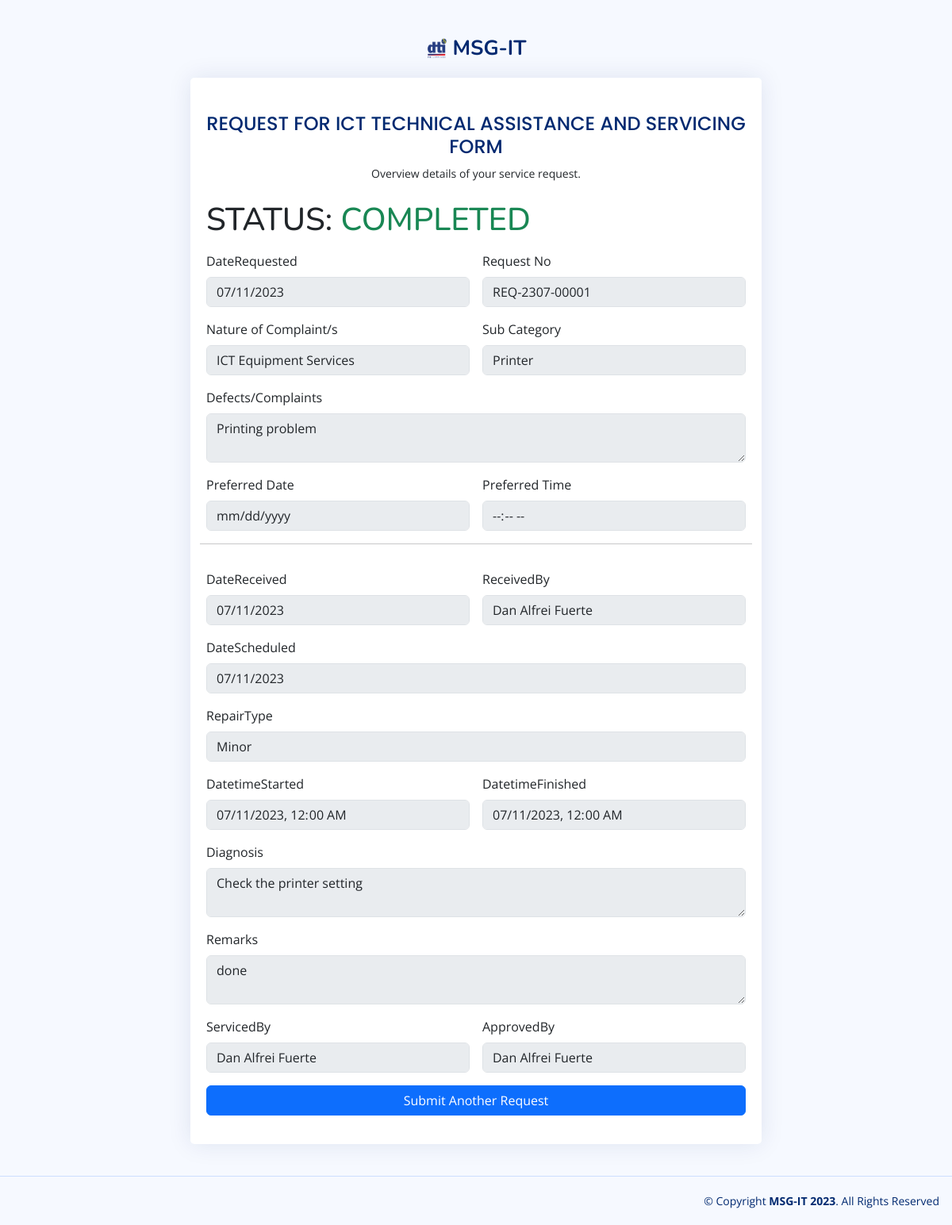
The page /requestserviceview.php?Request=REQ-2307-00001 on the database its author committed.
### tables this page shows
CREATE TABLE `helpdesks` (
  `id` int NOT NULL AUTO_INCREMENT,
  `RequestNo` varchar(45) NOT NULL,
  `FirstName` varchar(45) NOT NULL,
  `LastName` varchar(45) NOT NULL,
  `Email` varchar(45) NOT NULL,
  `DivisionID` int NOT NULL,
  `DateRequested` date NOT NULL,
  `RequestType` enum('ICT Helpdesk','ICT Maintenance') DEFAULT 'ICT Helpdesk',
  `PropertyNo` varchar(45) DEFAULT NULL,
  `CategoryID` int NOT NULL,
  `SubCategoryID` int NOT NULL,
  `Complaints` text NOT NULL,
  `DateReceived` date DEFAULT NULL,
  `ReceivedBy` int DEFAULT NULL,
  `DateScheduled` date DEFAULT NULL,
  `RepairType` enum('Minor','Major') DEFAULT 'Minor',
  `DatetimeStarted` datetime DEFAULT NULL,
  `DatetimeFinished` datetime DEFAULT NULL,
  `Diagnosis` text,
  `Remarks` text,
  `ServicedBy` int DEFAULT NULL,
  `ApprovedBy` int DEFAULT NULL,
  `Status` enum('Pending','On Going','Completed','Denied','Cancelled','Unserviceable') DEFAULT 'Pending',
  `CreatedAt` timestamp NULL DEFAULT CURRENT_TIMESTAMP,
  `UpdatedAt` timestamp NULL DEFAULT CURRENT_TIMESTAMP ON UPDATE CURRENT_TIMESTAMP,
  `DatePreferred` date DEFAULT NULL,
  `TimePreferred` time DEFAULT NULL,
  PRIMARY KEY (`id`),
  UNIQUE KEY `id_UNIQUE` (`id`),
  UNIQUE KEY `RequestNo_UNIQUE` (`RequestNo`)
);

CREATE TABLE `categories` (
  `id` int NOT NULL AUTO_INCREMENT,
  `Category` varchar(45) DEFAULT NULL,
  PRIMARY KEY (`id`)
);

CREATE TABLE `subcategories` (
  `id` int NOT NULL AUTO_INCREMENT,
  `CategoryID` int NOT NULL,
  `SubCategory` varchar(45) DEFAULT NULL,
  PRIMARY KEY (`id`,`CategoryID`)
);

### includes/conn.php (called while the page is built, shortened)
<?php
$website = "MSG-IT";

### requestserviceview.php (the view, shortened to what this page needs)
<?php
require_once "includes/conn.php";
require_once "components/header.php";
if (isset($_GET["Request"])) {
    $query = "SELECT
        h.`id`,
        h.`RequestNo`,
        h.`FirstName`,
        h.`LastName`,
        h.`Email`,
        d.Division as `Division`,
        h.`DateRequested`,
        h.`RequestType`,
        h.`PropertyNo`,
        c.Category as `Category`,
        sc.SubCategory as `SubCategory`,
        h.`Complaints`,
        h.`DateReceived`,
        CONCAT(u1.FirstName, ' ', u1.LastName) as `ReceivedBy`,
        h.`DateScheduled`,
        h.`RepairType`,
        h.`DatetimeStarted`,
        h.`DatetimeFinished`,
        h.`Diagnosis`,
        h.`Remarks`,
        CONCAT(u2.FirstName, ' ', u2.LastName) as `ServicedBy`,
        CONCAT(u3.FirstName, ' ', u3.LastName) as `ApprovedBy`,
        h.`Status`,
        h.`CreatedAt`,
        h.`UpdatedAt`,
        h.`DatePreferred`,
        h.`TimePreferred`
    FROM helpdesks h
        LEFT JOIN divisions d ON h.`DivisionID` = d.id
        LEFT JOIN categories c ON h.`CategoryID` = c.id
        LEFT JOIN subcategories sc ON h.`SubCategoryID` = sc.id
        LEFT JOIN users u1 ON h.`ReceivedBy` = u1.id
        LEFT JOIN users u2 ON h.`ServicedBy` = u2.id
        LEFT JOIN users u3 ON h.`ApprovedBy` = u3.id WHERE RequestNo=?";
    $result = $conn->execute_query($query, [$_GET["Request"]]);
?>
    <?php
    $req = $result->fetch_object();
    ?>
    <main>
        <div class="container">
            <section class="section register min-vh-100 d-flex flex-column align-items-center justify-content-center py-4">
                <div class="container">
                    <div class="row justify-content-center">
                        <div class="col-lg-8 col-md-10 d-flex flex-column align-items-center justify-content-center">
                            <div class="d-flex justify-content-center py-4">
                                <a href="index.html" class="logo d-flex align-items-center w-auto">
                                    <img src="assets/img/logo.png" alt="">
                                    <span class="d--block">
                                        <?= $website ?>
                                    </span>
                                </a>
                            </div>
                            <div class="card mb-3">
                                <div class="card-body">
                                    <div class="pt-4 pb-2">
                                        <h5 class="card-title text-center pb-0 fs-4">REQUEST FOR ICT TECHNICAL ASSISTANCE AND SERVICING FORM</h5>
                                        <p class="text-center small">Overview details of your service request.</p>
                                    </div>
                                    <h1 class="mb-3">STATUS: <?= $req->Status == "Pending" ? "<span class='text-warning'>PENDING</span>" : ($req->Status == "On Going" ? "<span class='text-primary'>ON GOING</span>" : ($req->Status == "Completed" ? "<span class='text-success'>COMPLETED</span>" : ($req->Status == "Denied" ? "<span class='text-danger'>DENIED</span>" : ($req->Status == "Cancelled" ? "<span class='text-secondary'>CANCELLED</span>" : "<span class='text-info'>UNSERVICEABLE</span>")))) ?></h1>
                                    <div class="row g-3">
                                        <div class="col-lg-6">
                                            <label for="DateRequested" class="form-label">DateRequested</label>
                                            <input type="date" class="form-control" id="DateRequested" name="DateRequested" value="<?= $req->DateRequested ?>" disabled>
                                        </div>
                                        <div class="col-lg-6">
                                            <label for="RequestNo" class="form-label">Request No</label>
                                            <input type="text" class="form-control" id="RequestNo" name="RequestNo" value="<?= $req->RequestNo ?>" disabled>
                                        </div>
                                        <div class="col-lg-6">
                                            <label for="CategoryID" class="form-label">Nature of Complaint/s</label>
                                            <input type="text" class="form-control" id="CategoryID" name="CategoryID" value="<?= $req->Category ?>" disabled>
                                        </div>
                                        <div class="col-lg-6">
                                            <label for="SubCategoryID" class="form-label">Sub Category</label>
                                            <input type="text" class="form-control" id="SubCategoryID" name="SubCategoryID" value="<?= $req->SubCategory ?>" disabled>
                                        </div>
                                        <div class="col-lg-12">
                                            <label for="Complaints" class="form-label">Defects/Complaints</label>
                                            <textarea class="form-control" id="Complaints" name="Complaints" disabled><?= $req->Complaints ?></textarea>
                                        </div>
                                        <div class="col-lg-6">
                                            <label for="DatePreferred" class="form-label">Preferred Date</label>
                                            <input type="date" class="form-control" id="DatePreferred" name="DatePreferred" value="<?= $req->DatePreferred ?>" disabled>
                                        </div>
                                        <div class="col-lg-6">
                                            <label for="TimePreferred" class="form-label">Preferred Time</label>
                                            <input type="time" class="form-control" id="TimePreferred" name="TimePreferred" value="<?= $req->TimePreferred ?>" disabled>
                                        </div>
                                        <hr>
                                        <div class="col-lg-6">
                                            <label for="DateReceived" class="form-label">DateReceived</label>
                                            <input type="date" class="form-control" id="DateReceived" name="DateReceived" value="<?= $req->DateReceived ?>" disabled>
                                        </div>
                                        <div class="col-lg-6">
                                            <label for="ReceivedBy" class="form-label">ReceivedBy</label>
                                            <input type="text" class="form-control" id="ReceivedBy" name="ReceivedBy" value="<?= $req->ReceivedBy ?>" disabled>
                                        </div>
                                        <div class="col-lg-12">
                                            <label for="DateScheduled" class="form-label">DateScheduled</label>
                                            <input type="date" class="form-control" id="DateScheduled" name="DateScheduled" value="<?= $req->DateScheduled ?>" disabled>
                                        </div>
                                        <div class="col-lg-12">
                                            <label for="RepairType" class="form-label">RepairType</label>
                                            <input type="text" class="form-control" id="RepairType" name="RepairType" value="<?= $req->RepairType ?>" disabled>
                                        </div>
                                        <div class="col-lg-6">
                                            <label for="DatetimeStarted" class="form-label">DatetimeStarted</label>
                                            <input type="datetime-local" class="form-control" id="DatetimeStarted" name="DatetimeStarted" value="<?= $req->DatetimeStarted ?>" disabled>
                                        </div>
                                        <div class="col-lg-6">
                                            <label for="DatetimeFinished" class="form-label">DatetimeFinished</label>
                                            <input type="datetime-local" class="form-control" id="DatetimeFinished" name="DatetimeFinished" value="<?= $req->DatetimeFinished ?>" disabled>
                                        </div>
                                        <div class="col-lg-12">
                                            <label for="Diagnosis" class="form-label">Diagnosis</label>
                                            <textarea class="form-control" id="Diagnosis" name="Diagnosis" disabled><?= $req->Diagnosis ?></textarea>
                                        </div>
                                        <div class="col-lg-12">
                                            <label for="Remarks" class="form-label">Remarks</label>
                                            <textarea class="form-control" id="Remarks" name="Remarks" disabled><?= $req->Remarks ?></textarea>
                                        </div>
                                        <div class="col-lg-6">
                                            <label for="ServicedBy" class="form-label">ServicedBy</label>
                                            <input type="text" class="form-control" id="ServicedBy" name="ServicedBy" value="<?= $req->ServicedBy ?>" disabled>
                                        </div>
                                        <div class="col-lg-6">
                                            <label for="ApprovedBy" class="form-label">ApprovedBy</label>
                                            <input type="text" class="form-control" id="ApprovedBy" name="ApprovedBy" value="<?= $req->ApprovedBy ?>" disabled>
                                        </div>
                                        <div class="col-lg-12">
                                            <a class="btn btn-primary w-100" href="requestservice.php">Submit Another Request</a>
                                        </div>
                                    </div>
                                </div>
                            </div>
                        </div>
                    </div>
                </div>
            </section>
        </div>
    </main>
<?php
}
require_once "components/footer.php";
?>

### components/header.php (shortened to what this page needs)
<!DOCTYPE html>
<html lang="en">
<head>
  <link href="https://cdn.jsdelivr.net/npm/bootstrap@5.3.2/dist/css/bootstrap.min.css" rel="stylesheet">
  <link href="https://cdn.jsdelivr.net/npm/bootstrap-icons@1.11.1/font/bootstrap-icons.min.css" rel="stylesheet">
  <link href="https://cdn.datatables.net/v/dt/jszip-3.10.1/dt-1.13.8/af-2.6.0/b-2.4.2/b-colvis-2.4.2/b-html5-2.4.2/b-print-2.4.2/cr-1.7.0/date-1.5.1/fc-4.3.0/fh-3.4.0/kt-2.11.0/r-2.5.0/rg-1.4.1/rr-1.4.1/sc-2.3.0/sb-1.6.0/sp-2.2.0/sl-1.7.0/sr-1.3.0/datatables.min.css" rel="stylesheet">
  <link rel="stylesheet" type="text/css" href="https://cdn.jsdelivr.net/npm/daterangepicker/daterangepicker.css" />
  <link href="assets/css/style.css" rel="stylesheet">
</head>
<body>

### components/footer.php (shortened to what this page needs)
<footer class="footer">
    <div class="copyright text-end me-3">
        &copy; Copyright <strong><span><?= $website . " " . date('Y') ?></span></strong>. All Rights Reserved
    </div>
</footer>
</body>
</html>

### assets/css/style.css (style rules this page uses)
:root { scroll-behavior: smooth; }
body { font-family: "Open Sans", sans-serif; background: #f6f9ff; color: #444444; }
a { color: #4154f1; text-decoration: none; }
h1, h2, h3, h4, h5, h6 { font-family: "Nunito", sans-serif; }
.card { margin-bottom: 30px; border: none; border-radius: 5px; box-shadow: 0px 0 30px rgba(1, 41, 112, 0.1); }
.card-title { padding: 20px 0 15px 0; font-size: 18px; font-weight: 500; color: #012970; font-family: "Poppins", sans-serif; }
.card-body { padding: 0 20px 20px 20px; }
.logo { line-height: 1; }
@media (min-width: 1200px) { .logo { width: 280px; } }
.logo img { max-height: 26px; margin-right: 6px; }
.logo span { font-size: 26px; font-weight: 700; color: #012970; font-family: "Nunito", sans-serif; }
.footer { padding: 20px 0; font-size: 14px; transition: all 0.3s; border-top: 1px solid #cddfff; }
.footer .copyright { text-align: center; color: #012970; }

### rows shown on the page
helpdesks: DateRequested "07/11/2023", RequestNo "REQ-2307-00001", CategoryID "ICT Equipment Services", SubCategoryID "Printer", Complaints "Printing problem", DateReceived "07/11/2023", DateScheduled "07/11/2023", RepairType "Minor", DatetimeStarted "07/11/2023 00:00", DatetimeFinished "07/11/2023 00:00", Diagnosis "Check the printer setting", Remarks "done"

### other values the page prints
$website "MSG-IT"
